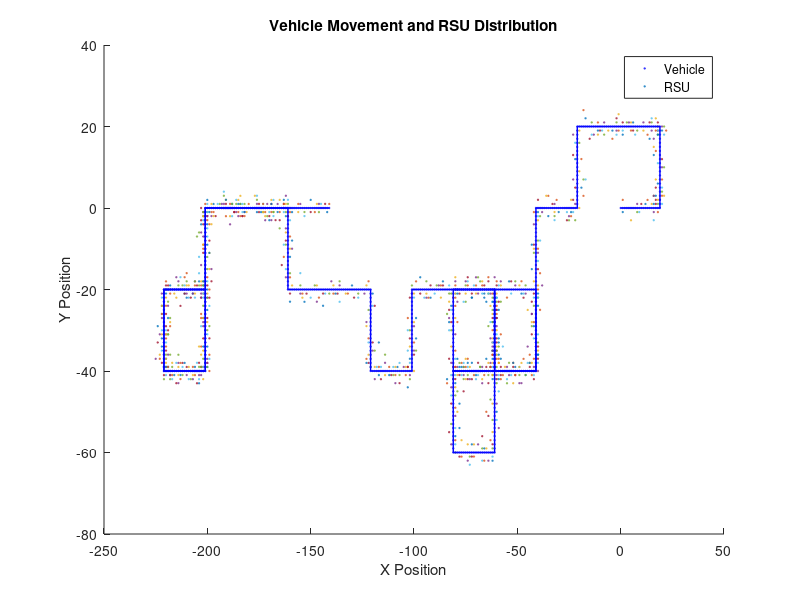

Write the MATLAB code that produced this figure.
% Experiment parameter settings
v = 1; % Vehicle speed
Time = 1800; % Total time
lambda_max = 1; % Density of RSU (Poisson distribution parameter)
r = 7; % Service circle radius
max_distance = 7; % Maximum distance for Poisson distribution
ts = 5; % Minimum communicable time slot
Time_steps1 = 20; % Time step for vehicle turning monitoring point
Time_steps2 = 7; % Time step interval for scattering RSUs according to Poisson distribution
Time_steps3 = 1; % Time step interval for updating vehicle position
turn_probability = 0.8; % Turn probability, this parameter needs to be modified for different types of vehicles

% Initialization
total_positions = Time / (2 * Time_steps3);
vehicle_positions = zeros(total_positions, 2); % Store vehicle positions
rsu_positions = []; % Store RSU positions
rsu_ids = []; % Store RSU IDs
current_rsu_id = 1; % Starting RSU ID
turn_log = []; % Record turn information

% Expectation value of Poisson distribution lambda_max
lambda = lambda_max;

% Simulate vehicle movement path and generate RSU distribution
vehicle_position = [0, 0]; % Initial position

% Initial direction (to the right)
direction = [1, 0];

% Initialize plot
figure;
hold on;

for t = 1:Time_steps3:Time/2
    index = t / Time_steps3;
    vehicle_positions(index, :) = vehicle_position;
    
    % Plot vehicle position
    plot(vehicle_position(1), vehicle_position(2), 'bo', 'MarkerSize', 1);

    if mod(t, Time_steps1) == 0
        % Determine whether to turn at the turning monitoring point
        turn = rand();
        if turn < turn_probability
            % Turn left or right, equal probability for left and right turns
            angle = pi/2 * (2*randi(2)-3); % pi/2 or -pi/2
            rotation_matrix = [cos(angle), -sin(angle); sin(angle), cos(angle)];
            direction = (rotation_matrix * direction')';
            
            % Record successful turn
            turn_log = [turn_log; t, true];
        else
            % Record failed turn
            turn_log = [turn_log; t, false];
        end
    end
    
    vehicle_position = vehicle_position + v * direction;

    if mod(t, Time_steps2)
        % Generate RSU in the vertical direction at the current vehicle position
        for k = 1:max_distance
            % Calculate the probability of Poisson distribution at position k
            probability = poisspdf(k, lambda);

            % Independently determine whether to generate RSU on the left
            if rand() < probability
                rsu_left = vehicle_position + k * [-direction(2), direction(1)];
                scatter(rsu_left(1), rsu_left(2), 'r.', 'SizeData', 1); % Red dots represent RSU
                rsu_positions = [rsu_positions; rsu_left];
                rsu_ids = [rsu_ids; current_rsu_id];
                current_rsu_id = current_rsu_id + 1;
            end

            % Independently determine whether to generate RSU on the right
            if rand() < probability
                rsu_right = vehicle_position + k * [direction(2), -direction(1)];
                scatter(rsu_right(1), rsu_right(2), 'r.', 'SizeData', 1); % Red dots represent RSU
                rsu_positions = [rsu_positions; rsu_right];
                rsu_ids = [rsu_ids; current_rsu_id];
                current_rsu_id = current_rsu_id + 1;
            end
        end
    end
end

% Plot the road
plot(vehicle_positions(:, 1), vehicle_positions(:, 2), 'b-', 'LineWidth', 1); % Black line represents the road

% Second run, calculate the number of available RSUs
rsu_count = zeros(total_positions, 1);
active_rsus = [];

for t = 1:total_positions
    vehicle_position = vehicle_positions(t, :);
    new_active_rsus = [];
    for i = 1:size(rsu_positions, 1)
        distance = norm(vehicle_position - rsu_positions(i, :));
        if distance <= r
            new_active_rsus = [new_active_rsus; rsu_ids(i)];
        end
    end
    
    % Update the connection time of active RSUs
    new_active_rsus_count = size(new_active_rsus, 1);
    active_rsus_updated = zeros(size(active_rsus));
    active_rsus_index = 1;
    for i = 1:size(active_rsus, 1)
        rsu_id = active_rsus(i, 1);
        idx = find(new_active_rsus == rsu_id, 1);
        if ~isempty(idx)
            active_rsus_updated(active_rsus_index, :) = [rsu_id, active_rsus(i, 2) + 1];
            active_rsus_index = active_rsus_index + 1;
            new_active_rsus(idx) = [];
        end
    end
    active_rsus_updated = active_rsus_updated(1:active_rsus_index - 1, :);

    % Add new active RSUs
    if ~isempty(new_active_rsus)
        for i = 1:min(new_active_rsus_count, size(new_active_rsus, 1))
            rsu_id = new_active_rsus(i);
            active_rsus_updated = [active_rsus_updated; rsu_id, 1];
        end
    end
    
    active_rsus = active_rsus_updated;

    % Count the number of RSUs that meet the conditions
    if ~isempty(active_rsus)
        rsu_count(t) = sum(active_rsus(:, 2) >= ts);
    end
end

% Calculate the average number of available RSUs
average_rsu_count = mean(rsu_count);

% Output results to txt file
fileID = fopen('rsu_count_results.txt', 'w');
fprintf(fileID, 'Number of RSUs meeting the requirements at each position and turning situation:\n');
turn_log_index = 1;
for t = 1:total_positions
    fprintf(fileID, 'Position %d: %d', t, rsu_count(t));
    
    % Determine if it is a monitoring point
    if mod(t, Time_steps1) == 0
        if turn_log(turn_log_index, 2)
            fprintf(fileID, ', Turned\n');
        else
            fprintf(fileID, ', Not turned\n');
        end
        turn_log_index = turn_log_index + 1;
    else
        fprintf(fileID, '\n');
    end
end

fprintf(fileID, '\nAverage number of RSUs: %.2f\n', average_rsu_count);
fclose(fileID);

% Output the average value to the console
fprintf('The average number of RSUs in the communication range of the truck while maintaining normal communication in the Internet of Vehicles is: %.2f\n', average_rsu_count);

% Set legend
legend('Vehicle', 'RSU', 'Location', 'best');
xlabel('X Position');
ylabel('Y Position');
title('Vehicle Movement and RSU Distribution');
hold off;